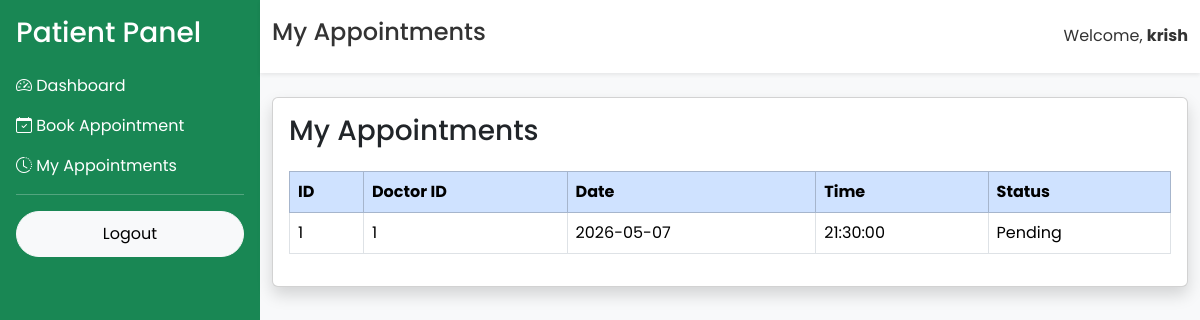
Page /patient/my-appointments (signed in) on the earlier database version.
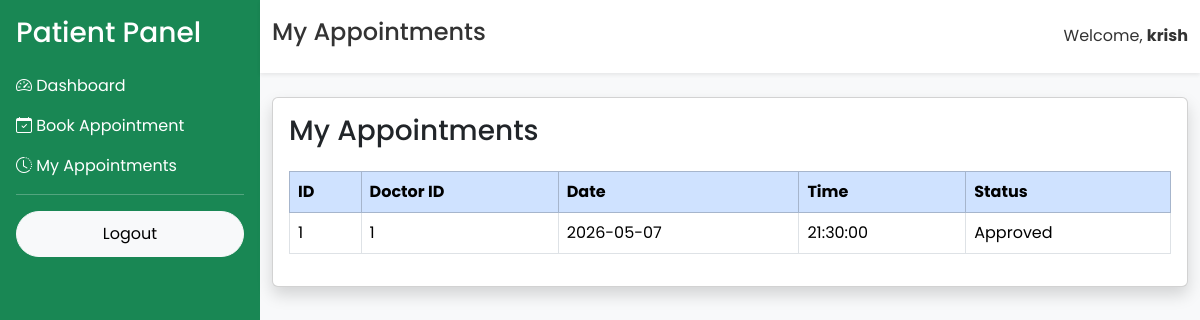
Same page on the later database version.
### app/models/appointment.py (models this page shows)
class Appointment(db.Model):
    __tablename__ = "appointments"
    id = db.Column(db.Integer, primary_key=True)
    patient_id = db.Column(
        db.Integer,
        db.ForeignKey("users.id"),
        nullable=False
    )
    doctor_id = db.Column(
        db.Integer,
        db.ForeignKey("doctors.id"),
        nullable=False
    )
    appointment_date = db.Column(
        db.Date,
        nullable=False
    )
    appointment_time = db.Column(
        db.Time,
        nullable=False
    )
    reason = db.Column(db.Text)
    status = db.Column(
        db.String(20),
        default="Pending"
    )
    created_at = db.Column(
        db.DateTime,
        server_default=db.func.now()
    )
    patient = db.relationship(
        "User",
        foreign_keys=[patient_id]
    )
    doctor = db.relationship(
        "Doctor",
        foreign_keys=[doctor_id]
    )

### app/routes/appointment.py (the view)
@appointment.route("/patient/my-appointments")
@login_required
def my_appointments():
    appointments = Appointment.query.filter_by(
        patient_id=current_user.id
    ).all()
    return render_template(
        "appointment/my_appointments.html",
        appointments=appointments
    )

### app/templates/appointment/my_appointments.html (shortened to what this page needs)
{% extends "layout/patient_base.html" %}
{% block page_title %}My Appointments{% endblock %}
{% block content %}
<div class="card shadow">
<div class="card-body">
<h3 class="mb-4">My Appointments</h3>
<table class="table table-bordered">
<thead class="table-primary">
<tr>
<th>ID</th>
<th>Doctor ID</th>
<th>Date</th>
<th>Time</th>
<th>Status</th>
</tr>
</thead>
<tbody>
{% for appointment in appointments %}
<tr>
<td>{{ appointment.id }}</td>
<td>{{ appointment.doctor_id }}</td>
<td>{{ appointment.appointment_date }}</td>
<td>{{ appointment.appointment_time }}</td>
<td>{{ appointment.status }}</td>
</tr>
{% else %}
<tr>
<td colspan="5" class="text-center">
No Appointments Found
</td>
</tr>
{% endfor %}
</tbody>
</table>
</div>
</div>
{% endblock %}

Differences in the rows shown:
changed Appointment id 1: status "Pending" → "Approved"
